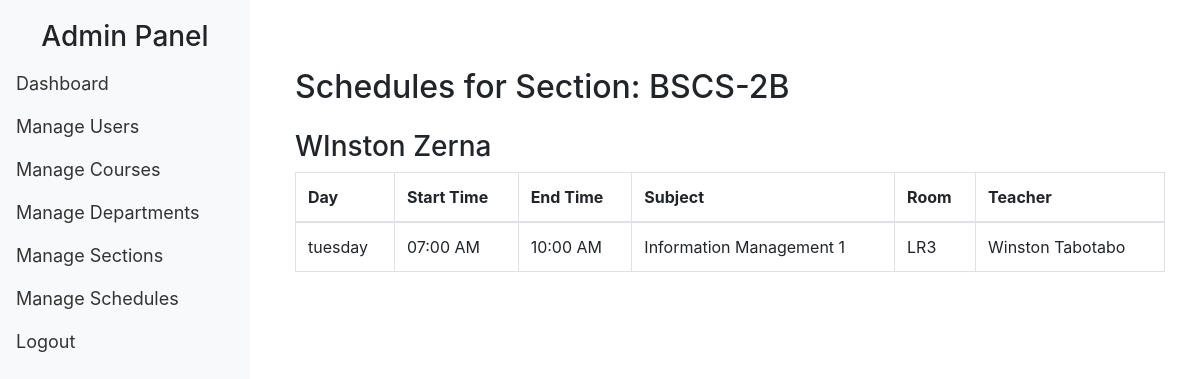
Page /admin_staff/view_irregular_schedules.php?section_id=15 (signed in) on the committed database.
### tables this page shows
CREATE TABLE `section` (
  `id` int(11) NOT NULL,
  `section_name` varchar(50) NOT NULL,
  `course_id` int(11) DEFAULT NULL,
  `department_id` int(11) DEFAULT NULL,
  `sched_id` int(11) DEFAULT NULL
);

CREATE TABLE `user` (
  `id` int(11) NOT NULL,
  `last_name` varchar(50) NOT NULL,
  `first_name` varchar(50) NOT NULL,
  `middle_initial` char(1) DEFAULT NULL,
  `section_id` int(11) DEFAULT NULL,
  `course_id` int(11) DEFAULT NULL,
  `department_id` int(11) DEFAULT NULL,
  `email` varchar(100) NOT NULL,
  `password` varchar(255) NOT NULL,
  `role` enum('student','staff','admin') NOT NULL
);

CREATE TABLE `schedule` (
  `id` int(11) NOT NULL,
  `student_id` int(11) DEFAULT NULL,
  `section_id` int(11) DEFAULT NULL,
  `room` varchar(50) DEFAULT NULL,
  `subject` varchar(100) DEFAULT NULL,
  `teacher` int(100) DEFAULT NULL,
  `day` varchar(9) DEFAULT NULL,
  `start_time` time DEFAULT NULL,
  `end_time` time DEFAULT NULL
);

### classes/database.class.php (called while the page is built)
<?php
class Database {
    private $host = 'localhost';
    private $dbname = 'schedsystem';
    private $username = 'root';
    private $password = '';
    public $conn;
    public function __construct() {
        try {
            $this->conn = new PDO("mysql:host=$this->host;dbname=$this->dbname", $this->username, $this->password);
            $this->conn->setAttribute(PDO::ATTR_ERRMODE, PDO::ERRMODE_EXCEPTION);
        } catch (PDOException $e) {
            die("Database connection failed: " . $e->getMessage());
        }
    }
    public function getConnection() {
        return $this->conn;
    }
}
?>

### classes/schedule.class.php (called while the page is built, shortened)
<?php
    class Schedule {
        private $conn;
    public function __construct($db) {
        $this->conn = $db->getConnection();
    }
        public function getTeacherNameById($teacher_id) {
            $query = "SELECT CONCAT(first_name, ' ', last_name) AS teacher_name FROM user WHERE id = :teacher_id";
            $stmt = $this->conn->prepare($query);
            $stmt->bindParam(':teacher_id', $teacher_id, PDO::PARAM_INT);
            $stmt->execute();
            $teacher = $stmt->fetch(PDO::FETCH_ASSOC);
            return $teacher ? $teacher['teacher_name'] : 'No Teacher Assigned';
}
        public function getSectionNameById($section_id) {
            $query = "SELECT section_name FROM section WHERE id = :section_id";
            $stmt = $this->conn->prepare($query);
            $stmt->bindParam(':section_id', $section_id, PDO::PARAM_INT);
            $stmt->execute();
            $result = $stmt->fetch(PDO::FETCH_ASSOC);
            return $result ? $result['section_name'] : null;
        }
        public function getSchedulesForSection($section_id) {
            $query = "SELECT student_id, day, start_time, end_time, subject, room, teacher
                      FROM schedule
                      WHERE section_id = :section_id AND student_id IS NOT NULL";
            $stmt = $this->conn->prepare($query);
            $stmt->bindParam(':section_id', $section_id);
            $stmt->execute();
            $schedules = $stmt->fetchAll(PDO::FETCH_ASSOC);
            return $schedules;
        }
    }
?>

### classes/user.class.php (called while the page is built, shortened)
<?php
require_once 'database.class.php';
class User {
    private $conn;
    public function __construct($db) {
        $this->conn = $db->getConnection();
    }
    public function getUserById($student_id) {
        $query = "SELECT * FROM user WHERE id = :id";
        $stmt = $this->conn->prepare($query);
        $stmt->bindParam(':id', $student_id, PDO::PARAM_INT);
        $stmt->execute();
        return $stmt->fetch(PDO::FETCH_ASSOC);
    }
}
?>

### admin_staff/view_irregular_schedules.php (the view, shortened to what this page needs)
<?php
require_once '../classes/database.class.php';
require_once '../classes/schedule.class.php';
require_once '../classes/user.class.php';
$db = new Database();
$schedule = new Schedule($db);
$user = new User($db);
if (isset($_GET['section_id'])) {
    $section_id = $_GET['section_id'];
    $section_name = $schedule->getSectionNameById($section_id);
} else {
    $_SESSION['message'] = 'No section selected.';
    header('Location: schedules.php');
    exit();
}
$students_with_schedules = $schedule->getSchedulesForSection($section_id);
$grouped_schedules = [];
foreach ($students_with_schedules as $schedule_item) {
    $grouped_schedules[$schedule_item['student_id']][] = $schedule_item;
}
$students = [];
foreach (array_keys($grouped_schedules) as $student_id) {
    $students[$student_id] = $user->getUserById($student_id);
}
function formatTime($time) {
    $timestamp = strtotime($time);
    return strftime('%I:%M %p', $timestamp);
}
?>
<!DOCTYPE html>
<html lang="en">
<head>
    <link href="https://maxcdn.bootstrapcdn.com/bootstrap/4.5.2/css/bootstrap.min.css" rel="stylesheet">
    <link rel="stylesheet" href="../css/style.css">
</head>
<body>
<?php require_once '../includes/side_nav.php'; ?>
<div class="main-content" style="margin-left: 260px; padding: 20px;">
    <div class="container mt-5">
        <h2 class="mb-4">Schedules for Section: <?= htmlspecialchars($section_name); ?></h2>
        <?php if (!empty($grouped_schedules)): ?>
            <?php foreach ($grouped_schedules as $student_id => $schedules): ?>
                <?php
                $student = $students[$student_id];
                ?>
                <h3><?= htmlspecialchars($student['first_name']) . ' ' . htmlspecialchars($student['last_name']); ?></h3>
                <table class="table table-bordered mb-4">
                    <thead>
                        <tr>
                            <th>Day</th>
                            <th>Start Time</th>
                            <th>End Time</th>
                            <th>Subject</th>
                            <th>Room</th>
                            <th>Teacher</th>
                        </tr>
                    </thead>
                    <tbody>
                        <?php foreach ($schedules as $schedule_item): ?>
                            <tr>
                                <td><?= htmlspecialchars($schedule_item['day']); ?></td>
                                <td><?= formatTime($schedule_item['start_time']); ?></td>
                                <td><?= formatTime($schedule_item['end_time']); ?></td>
                                <td><?= htmlspecialchars($schedule_item['subject']); ?></td>
                                <td><?= htmlspecialchars($schedule_item['room']); ?></td>
                                <td>
                                    <?php
                                    $teacher_name = $schedule->getTeacherNameById($schedule_item['teacher']);
                                    echo htmlspecialchars($teacher_name);
                                    ?>
                                </td>
                            </tr>
                        <?php endforeach; ?>
                    </tbody>
                </table>
            <?php endforeach; ?>
        <?php else: ?>
            <p>No schedules found for this section.</p>
        <?php endif; ?>
    </div>
</div>
</body>
</html>

### css/style.css (style rules this page uses)
.main-content { margin-left: 260px; padding: 20px; }

### rows in the picture
section: section_name "BSCS-2B"
user: first_name "WInston", last_name "Zerna"
schedule: day "tuesday", start_time "07:00 AM", end_time "10:00 AM", subject "Information Management 1", room "LR3", teacher_name "Winston Tabotabo"
